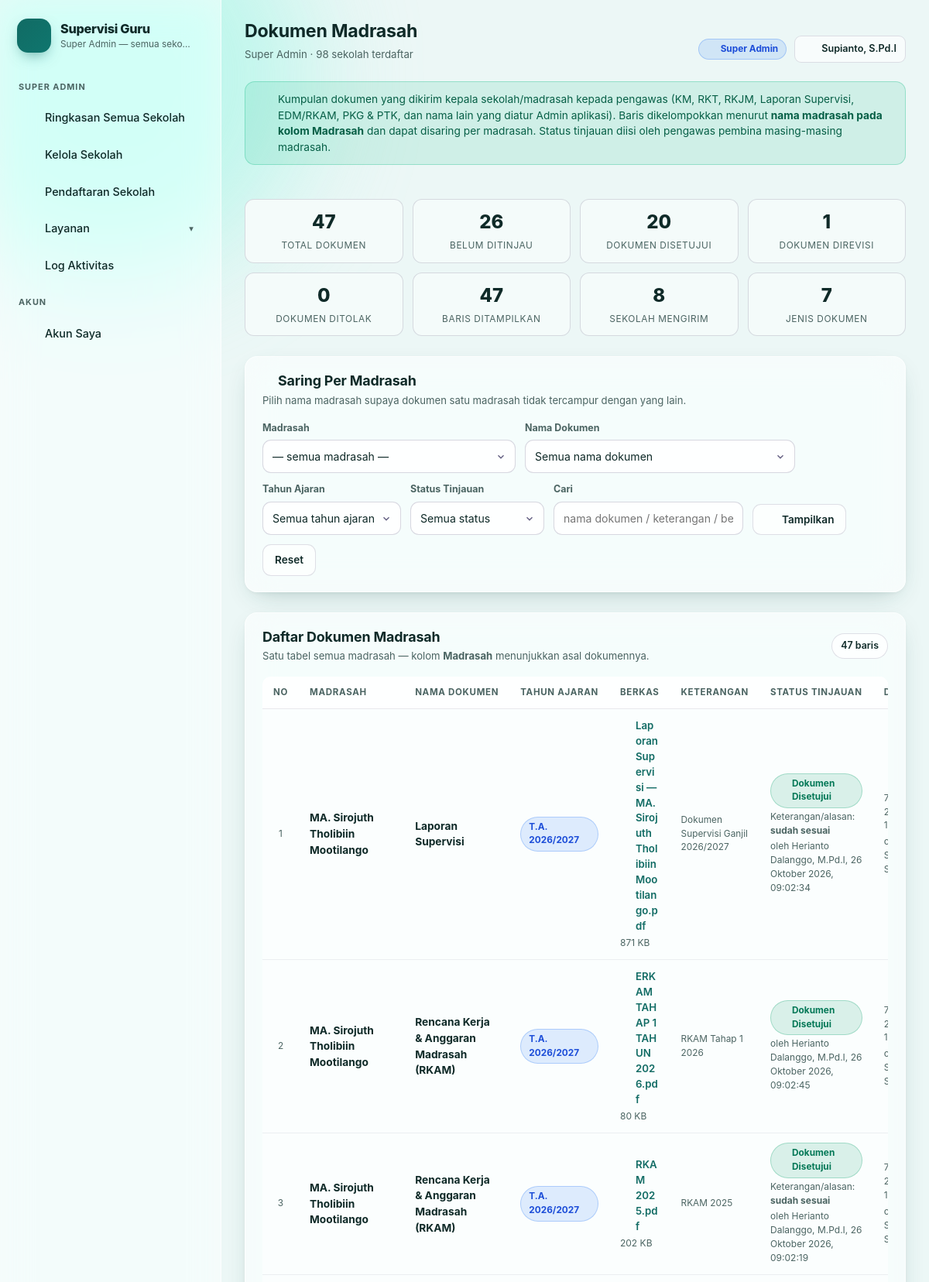
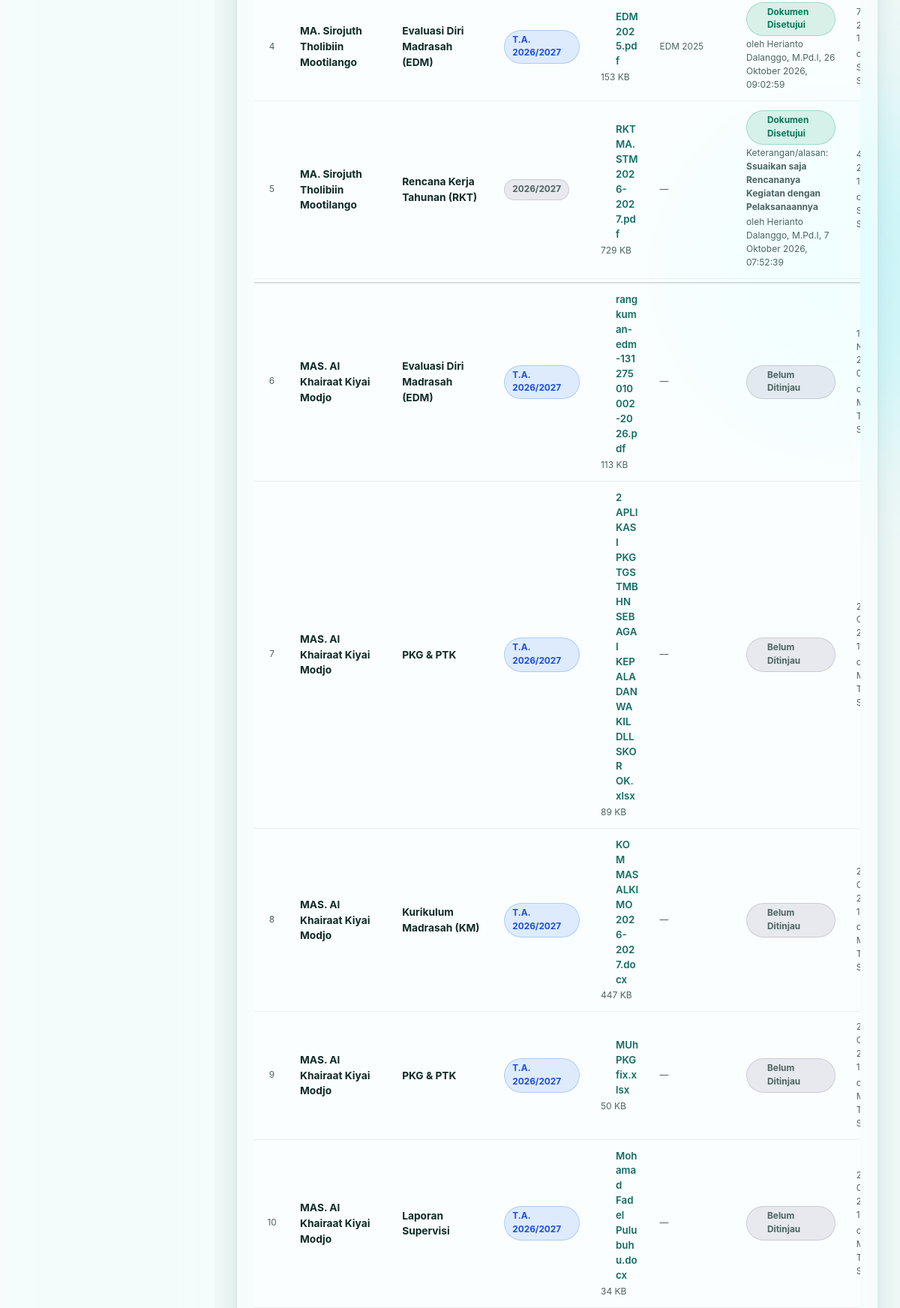
/dokumen_madrasah.php (signed in, upper part), run on the app's committed database (2 pictures, top to bottom).
### tables this page shows
CREATE TABLE users (
            id INTEGER PRIMARY KEY AUTOINCREMENT,
            username TEXT NOT NULL UNIQUE,
            password_hash TEXT NOT NULL,
            nama TEXT NOT NULL,
            role TEXT NOT NULL DEFAULT "guru",
            guru_id INTEGER REFERENCES guru(id) ON DELETE SET NULL,
            aktif INTEGER NOT NULL DEFAULT 1,
            login_terakhir TEXT,
            dibuat TEXT
        , sekolah_id INTEGER, foto TEXT, nip TEXT, asal TEXT);

CREATE TABLE dokumen_madrasah (
            id INTEGER PRIMARY KEY AUTOINCREMENT,
            sekolah_id INTEGER NOT NULL REFERENCES sekolah(id) ON DELETE CASCADE,
            jenis_id INTEGER REFERENCES dokumen_jenis(id) ON DELETE SET NULL,
            nama_dokumen TEXT NOT NULL,
            keterangan TEXT,
            url TEXT NOT NULL,
            nama_berkas TEXT,
            ukuran INTEGER,
            pengirim TEXT,
            pengirim_id INTEGER REFERENCES users(id) ON DELETE SET NULL,
            dibuat TEXT
        , status TEXT NOT NULL DEFAULT 'menunggu', catatan TEXT, ditinjau_oleh TEXT, ditinjau_pada TEXT, tahun_ajaran TEXT);

CREATE TABLE sekolah (
            id INTEGER PRIMARY KEY AUTOINCREMENT,
            nama TEXT NOT NULL,
            npsn TEXT,
            alamat TEXT,
            kepala_sekolah TEXT,
            nip_kepala_sekolah TEXT,
            tahun_ajaran TEXT,
            semester TEXT,
            batas_a REAL NOT NULL DEFAULT 90,
            batas_b REAL NOT NULL DEFAULT 80,
            batas_c REAL NOT NULL DEFAULT 70,
            catatan TEXT,
            aktif INTEGER NOT NULL DEFAULT 1,
            dibuat TEXT
        , verifikasi TEXT NOT NULL DEFAULT "disetujui", kontak_nama TEXT, kontak_telepon TEXT, kontak_email TEXT, tanggal_daftar TEXT, alasan_tolak TEXT, jenis TEXT NOT NULL DEFAULT "umum", logo TEXT, aktivasi TEXT NOT NULL DEFAULT 'aktif', aktivasi_pada TEXT, aktif_sampai TEXT, aktivasi_ke INTEGER NOT NULL DEFAULT 1, nsm TEXT, desa TEXT, kecamatan TEXT, kabupaten TEXT, provinsi TEXT, telepon TEXT, email TEXT, website TEXT, uji_mulai TEXT);

### dokumen_madrasah.php (the view, shortened to what the rows shown need)
<?php
require_once __DIR__ . '/inc/init.php';
$u = require_login();
$pengawas = is_pengawas();
$fMadrasah = (int) ($_GET['madrasah'] ?? 0);
$fJenis = (int) ($_GET['jenis'] ?? 0);
$fStatus = (string) ($_GET['status'] ?? '');
$fCari = trim((string) ($_GET['cari'] ?? ''));
if ($pengawas) {
    $binaan = sekolah_binaan((int) $u['id'], true);
    $namaBinaan = [];
    foreach ($binaan as $b) {
        $namaBinaan[(int) $b['id']] = (string) $b['nama'];
    }
    if ($fMadrasah > 0 && !isset($namaBinaan[$fMadrasah])) {
        $fMadrasah = 0;
    }
    $daftar = dokumen_binaan((int) $u['id'], ['sekolah' => $fMadrasah, 'jenis' => $fJenis,
        'cari' => $fCari, 'status' => $fStatus]);
    $jumlahPer = dokumen_per_madrasah((int) $u['id']);
    $totalSemua = 0;
    foreach ($jumlahPer as $r) {
        $totalSemua += (int) $r['jumlah'];
    }
    $namaTampil = $namaBinaan;
} else {
    $daftar = dokumen_list(['sekolah' => $fMadrasah, 'jenis' => $fJenis, 'cari' => $fCari, 'status' => $fStatus]);
    $totalSemua = dokumen_jumlah();
}
page_top('Dokumen Madrasah', 'dokumen_madrasah');
?>
<div class="card">
  <div class="card-head">
    <div>
      <h2><?= ikon('filter', 16) ?> Saring Per Madrasah</h2>
    </div>
  </div>
</div>
<div class="card">
  <div class="card-head">
    <div>
      <h2>Daftar Dokumen Madrasah</h2>
    </div>
  </div>
  <?php if (!$daftar): ?>
    <div class="empty">
      <?= ikon('doc', 34) ?>
      <h3>Belum ada dokumen</h3>
      <p><?= $pengawas
        ? ($totalSemua > 0
            ? 'Tidak ada dokumen yang cocok dengan saringan Anda. Coba tampilkan semua madrasah.'
            : 'Belum ada kepala sekolah/madrasah binaan Anda yang mengirim dokumen. Dokumen akan muncul di sini setelah dikirim.')
        : 'Belum ada dokumen yang dikirim oleh sekolah/madrasah mana pun.' ?></p>
      <?php if ($fMadrasah > 0 || $fJenis > 0 || $fCari !== '' || $fStatus !== ''): ?>
        <a class="btn btn-ghost" href="dokumen_madrasah.php"><?= ikon('switch', 16) ?> Tampilkan semua dokumen</a>
      <?php endif; ?>
    </div>
  <?php else: ?>
    <div class="table-wrap">
      <table class="tbl tbl-dokumen-madrasah" id="tblDokumenMadrasah">
        <thead>
          <tr>
            <th style="width:46px">No</th>
            <th>Madrasah</th>
            <th>Nama Dokumen</th>
            <th style="width:110px">Tahun Ajaran</th>
            <th>Berkas</th>
            <th>Keterangan</th>
            <th style="width:130px">Status Tinjauan</th>
            <th>Dikirim</th>
          </tr>
        </thead>
        <tbody>
        <?php $no = 0; $madrasahSebelum = null; foreach ($daftar as $d): $no++; $namaM = (string) $d['madrasah']; ?>
          <?php if ($fMadrasah === 0 && $madrasahSebelum !== null && strcasecmp($madrasahSebelum, $namaM) !== 0): ?>
            <tr class="baris-pemisah"><td colspan="9"></td></tr>
          <?php endif; ?>
          <?php $madrasahSebelum = $namaM; $st = (string) ($d['status'] ?? dokumen_status_awal()); ?>
          <tr id="dok<?= (int) $d['id'] ?>">
            <td class="ctr xs mut"><?= $no ?></td>
            <td><b><?= e(tetap_kata($namaM)) ?></b></td>
            <td><b><?= e((string) $d['nama_dokumen']) ?></b>
            </td>
            <td class="xs">
              <?php $dTa = dokumen_ta_normalisasi((string) ($d['tahun_ajaran'] ?? '')); ?>
              <?php if ($dTa !== ''): ?>
                <span class="pill pill-B">T.A. <?= e($dTa) ?></span>
              <?php else: ?>
                <span class="pill pill-gray" title="Dokumen sebelum fitur tahun ajaran — dihitung dari tanggal unggah">
                  <?= e((string) (dokumen_tahun_ajaran((string) $d['dibuat']) ?: '-')) ?></span>
              <?php endif; ?>
            </td>
            <td>
              <a class="doc-berkas" href="<?= e((string) $d['url']) ?>" target="_blank" rel="noopener noreferrer">
                <?= ikon(dokumen_ikon((string) $d['nama_berkas']), 14) ?> <?= e((string) $d['nama_berkas']) ?>
              </a>
              <span class="tbl-sub"><?= e(ukuran_teks((int) $d['ukuran'])) ?></span>
            </td>
            <td class="xs mut" style="max-width:280px"><?= ($d['keterangan'] ?? '') !== '' && $d['keterangan'] !== null
              ? nl2br(e((string) $d['keterangan'])) : '<span class="mut">—</span>' ?></td>
            <td>
              <span class="pill <?= dokumen_status_pil($st) ?>" id="statusDok<?= (int) $d['id'] ?>">
                <?= ikon(dokumen_status_ikon($st), 12) ?> <?= e(dokumen_status_label($st)) ?></span>
              <?php if ($st !== dokumen_status_awal() && trim((string) ($d['catatan'] ?? '')) !== ''): ?>
                <span class="tbl-sub">Keterangan/alasan: <b><?= e((string) $d['catatan']) ?></b></span>
              <?php endif; ?>
              <?php if ($st !== dokumen_status_awal()): ?>
                <span class="tbl-sub">oleh <?= e((string) ($d['ditinjau_oleh'] ?: 'Pengawas')) ?>,
                  <?= e(waktu_id_polos((string) $d['ditinjau_pada'])) ?></span>
              <?php endif; ?>
            </td>
            <td class="xs mut"><?= e(waktu_id_polos((string) $d['dibuat'])) ?>
              <?php if (trim((string) ($d['pengirim'] ?? '')) !== ''): ?><span class="tbl-sub">oleh <?= e((string) $d['pengirim']) ?></span><?php endif; ?>
            </td>
          </tr>
        <?php endforeach; ?>
        </tbody>
      </table>
    </div>
  <?php endif; ?>
</div>
<?php
page_bottom();

### inc/layout.php (shortened to what the rows shown need)
<?php
function ikon(string $name, int $size = 18): string
{
    $d = $p[$name] ?? $p['doc'];
    return '<svg class="ic" width="' . $size . '" height="' . $size . '" viewBox="0 0 24 24" fill="none" stroke="currentColor" stroke-width="1.7" stroke-linecap="round" stroke-linejoin="round" aria-hidden="true">' . $d . '</svg>';
}
function page_top(string $judul, string $menu = ''): void
{
    $u = current_user();
    $super = is_super();
    $pengawas = $u !== null && $u['role'] === 'pengawas';
    $sekolah = current_sekolah();
    ?>
<!DOCTYPE html>
<html lang="id">
<head>
<link rel="stylesheet" href="assets/style.css?v=<?= e(APP_VERSION) ?>">
</head>
<body class="<?= e(tema_kelas()) ?>">
<button class="nav-toggle" id="navToggle" aria-label="Buka menu"><?= ikon('slider', 20) ?></button>
<aside class="sidebar" id="sidebar">
  <div class="brand">
    <div>
      <div class="brand-name"><?= e(APP_NAME) ?></div>
      <div class="brand-sub"><?= e($sekolah ? tetap_kata((string) $sekolah['nama']) : ($pengawas ? 'Pengawas Sekolah' : 'Super Admin — semua sekolah')) ?></div>
    </div>
  </div>
    <?php if ($super): ?>
            <?php if (!aktivasi_biaya_masih_bawaan()): ?><span class="pill pill-gray" style="margin-left:auto">diubah</span><?php endif; ?>
    <?php endif; ?>
</aside>
<main class="main">
  <header class="topbar">
    <div>
      <h1><?= e($judul) ?></h1>
    </div>
    <div class="topbar-actions">
      <?php if ($super): ?>
        <span class="pill pill-B"><?= ikon('star', 13) ?> Super Admin</span>
      <?php elseif ($pengawas): ?>
        <span class="pill pill-warn"><?= ikon('eye', 13) ?> Pengawas &middot; hanya lihat</span>
        <a class="btn btn-ghost btn-sm" href="index.php"><?= ikon('switch', 15) ?> Ganti Sekolah Binaan</a>
      <?php endif; ?>
      <a class="btn btn-ghost btn-sm" href="akun.php"><?= ikon('user', 16) ?> <?= e((string) ($u['nama'] ?? '')) ?></a>
    </div>
  </header>
  <div class="content">
<?php
}
function page_bottom(): void
{
    ?>
  </div>
</main>
</body>
</html>
<?php
}
    ?>

### data on the page
users: role "Super Admin — semua seko…", nama "Supianto, S.Pd.I"
dokumen_madrasah: sekolah.nama "MA. Sirojuth Tholibiin Mootilango", nama_dokumen "Laporan Supervisi", tahun_ajaran "2026/2027", $size 14 (drawn), nama_berkas "Laporan Supervisi — MA. Sirojuth Tholibiin Mootilango.pdf", ukuran "871 KB", keterangan "Dokumen Supervisi Ganjil 2026/2027", status "Dokumen Disetujui", catatan "sudah sesuai", ditinjau_oleh "Herianto Dalanggo, M.Pd.I", ditinjau_pada "26 Oktober 2026, 09:02:34", dibuat "7…"
dokumen_madrasah: sekolah.nama "MA. Sirojuth Tholibiin Mootilango", nama_dokumen "Rencana Kerja & Anggaran Madrasah (RKAM)", tahun_ajaran "2026/2027", $size 14 (drawn), nama_berkas "ERKAM TAHAP 1 TAHUN 2026.pdf", ukuran "80 KB", keterangan "RKAM Tahap 1 2026", status "Dokumen Disetujui", ditinjau_oleh "Herianto Dalanggo, M.Pd.I", ditinjau_pada "26 Oktober 2026, 09:02:45", dibuat "7…"
dokumen_madrasah: sekolah.nama "MA. Sirojuth Tholibiin Mootilango", nama_dokumen "Rencana Kerja & Anggaran Madrasah (RKAM)", tahun_ajaran "2026/2027", $size 14 (drawn), nama_berkas "RKAM 2025.pdf", ukuran "202 KB", keterangan "RKAM 2025", status "Dokumen Disetujui", catatan "sudah sesuai", ditinjau_oleh "Herianto Dalanggo, M.Pd.I", ditinjau_pada "26 Oktober 2026, 09:02:19", dibuat "7…"
dokumen_madrasah: sekolah.nama "MA. Sirojuth Tholibiin Mootilango", nama_dokumen "Evaluasi Diri Madrasah (EDM)", tahun_ajaran "2026/2027", $size 14 (drawn), nama_berkas "EDM 2025.pdf", ukuran "153 KB", keterangan "EDM 2025", status "Dokumen Disetujui", ditinjau_oleh "Herianto Dalanggo, M.Pd.I", ditinjau_pada "26 Oktober 2026, 09:02:59", dibuat "7…"
dokumen_madrasah: sekolah.nama "MA. Sirojuth Tholibiin Mootilango", nama_dokumen "Rencana Kerja Tahunan (RKT)", dibuat "2026/2027", $size 14 (drawn), nama_berkas "RKT MA. STM 2026-2027.pdf", ukuran "729 KB", status "Dokumen Disetujui", catatan "Ssuaikan saja Rencananya Kegiatan dengan Pelaksanaannya", ditinjau_oleh "Herianto Dalanggo, M.Pd.I", ditinjau_pada "7 Oktober 2026, 07:52:39"
dokumen_madrasah: sekolah.nama "MAS. Al Khairaat Kiyai Modjo", nama_dokumen "Evaluasi Diri Madrasah (EDM)", tahun_ajaran "2026/2027", $size 14 (drawn), nama_berkas "rangkuman-edm-131275010002-2026.pdf", ukuran "113 KB", status "Belum Ditinjau"
dokumen_madrasah: sekolah.nama "MAS. Al Khairaat Kiyai Modjo", nama_dokumen "PKG & PTK", tahun_ajaran "2026/2027", $size 14 (drawn), nama_berkas "2 APLIKASI PKG TGS TMBHN SEBAGAI KEPALA DAN WAKIL DLL SKOR OK.xlsx", ukuran "89 KB", status "Belum Ditinjau"
dokumen_madrasah: sekolah.nama "MAS. Al Khairaat Kiyai Modjo", nama_dokumen "Kurikulum Madrasah (KM)", tahun_ajaran "2026/2027", $size 14 (drawn), nama_berkas "KOM MAS ALKIMO 2026-2027.docx", ukuran "447 KB", status "Belum Ditinjau"
dokumen_madrasah: sekolah.nama "MAS. Al Khairaat Kiyai Modjo", nama_dokumen "PKG & PTK", tahun_ajaran "2026/2027", $size 14 (drawn), nama_berkas "MUh PKG fix.xlsx", ukuran "50 KB", status "Belum Ditinjau"
dokumen_madrasah: sekolah.nama "MAS. Al Khairaat Kiyai Modjo", nama_dokumen "Laporan Supervisi", tahun_ajaran "2026/2027", $size 14 (drawn), nama_berkas "Mohamad Fadel Pulubuhu.docx", ukuran "34 KB", status "Belum Ditinjau"

### other printed values
APP_NAME "Supervisi Guru"
$judul "Dokumen Madrasah"
$subJudul "Super Admin · 98 sekolah terdaftar"
$totalSemua "47"
$ringkasStatus['menunggu'] "26"
$ringkasStatus['disetujui'] "20"
$ringkasStatus['revisi'] "1"
$ringkasStatus['ditolak'] "0"
count($daftar) "47"
count($jenisList) "7"
